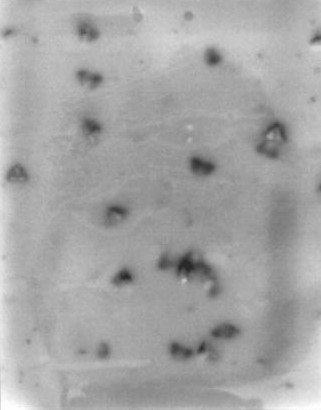
//> input picture MothCount/moth/IR_01920.jpg, 321 x 410 px
$ ./MothCount_Thermal ../moth/IR_01920.jpg   (built with g++ and OpenCV 4)
//> lines starting //> are read from the running program, lines starting //| are printed output that depends on the picture; after the words box and inside, x2 and y2 are one past the last pixel; in counts of white or black regions, pixels touching at a corner belong together
### MothCount/MothCount_Thermal/MothCount-Thermal-CutImage/CutPicture_Gray.hpp
#include <opencv2/highgui.hpp>
#include <list> //No matter
#include <cmath> //abs()

// A milestone! No Mount. Bullshxt added!

// [12 lines left out: function testImage, not called in this run]

void SingleCut_col(cv::Mat & ToBeCut,\
            cv::Mat & Destination,\
            int thresholdCol_mono=50)
{
    //testImage("shabby 0", ToBeCut);
    std::list<int>memcol;

    int col=ToBeCut.cols, row=ToBeCut.rows;

    for (int i_cols = 0 ; i_cols < col-5 ; i_cols+=4)
    {
        double avg_b=0, avg_g=0, avg_r=0;
        //double avg_b_next=0, avg_g_next=0, avg_r_next=0;
        for (int i_rows = 0 ; i_rows < row ; i_rows++)
        {
            avg_b += ToBeCut.at<uchar>(i_rows, i_cols);
            avg_b -= ToBeCut.at<uchar>(i_rows, i_cols+4);
        }

        avg_b = std::abs(avg_b / row);

        //std::cerr << avg_b << " " << avg_g << " " << avg_r << std::endl;
        if (avg_b >= thresholdCol_mono)
        {
            memcol.push_back(i_cols);
            //std::cerr << avg_b << "\t" << avg_g << "\t" << avg_r << "\tcolumn:" << i_cols << std::endl;
            //cv::line(ToBeCut, cv::Point(i_cols,0), cv::Point(i_cols,row), cvScalar(255,255,255), 5, cv::LINE_8, 0);
            //i_cols += 4;
        }
        else;
    }

//    testImage("shabby", ToBeCut);

    //See if 0 or "col"/"row" is included
    if (memcol.size()>=2)
    {
        if (memcol.front() == 0)
            memcol.pop_front();
        if (memcol.back() == col)
            memcol.pop_back();
    }

    //See if found two egdes

    cv::Rect m_select = cv::Rect(memcol.front(), 0, memcol.back()-memcol.front(), row);

    //testImage("shabby 0", ToBeCut);

    Destination = ToBeCut(m_select);

//    testImage("shabby", Destination);
//    std::cerr << std::endl;
}

void SingleCut_row(cv::Mat & ToBeCut,\
                   cv::Mat & Destination,\
                   int thresholdRow_mono=50)
{
    std::list<int>memrow;

    int col=ToBeCut.cols, row=ToBeCut.rows;

    for (int i_rows = 0 ; i_rows < row-5 ; i_rows+=4)
    {
        double avg_b=0;
        //double avg_b_next=0, avg_g_next=0, avg_r_next=0;
        for (int i_cols = 0 ; i_cols < col ; i_cols++)
        {
            avg_b += ToBeCut.at<uchar>(i_rows, i_cols);
            avg_b -= ToBeCut.at<uchar>(i_rows, i_cols+4);
        }

        avg_b = std::abs(avg_b / col);

        //std::cerr << avg_b << " " << avg_g << " " << avg_r << std::endl;
        if (avg_b >= thresholdRow_mono)
        {
            memrow.push_back(i_rows);
            //std::cerr << avg_b << "\t" << avg_g << "\t" << avg_r << "\trow:" << i_rows << std::endl;
            //cv::line(ToBeCut, cv::Point(i_rows,0), cv::Point(i_rows,row), cvScalar(255,255,255), 5, cv::LINE_8, 0);
        }
        else;
    }

    if (memrow.size()>=2)
    {
        if (memrow.front() == 0)
            memrow.pop_front();
        if (memrow.back() == row)
            memrow.pop_back();
    }

    if (memrow.empty())
    {
        memrow.push_back(0);
        memrow.push_back(row);
    }
    else if (memrow.size() == 1)
    {
        memrow.pop_back();
        memrow.push_back(0);
        memrow.push_back(row);
    }

    cv::Rect m_select = cv::Rect(0, memrow.front(), col, memrow.back()-memrow.front());
    Destination = ToBeCut(m_select);
}

void CutImage(const cv::Mat & Source,\
              cv::Mat & Destination)
{
    Destination = Source;
    //testImage("Shabby src", Source);
    // Define controlling variables
    bool colContinue = true, rowContinue = true;
    int CutCount_Row=0, CutCount_Col=0;
    // Basic metadata of the image
    int col = Destination.cols, row = Destination.rows;
    // Base Threshold definition
    int monRow=20, monCol=10;
    // Hold the result of last cutting
    // To recover when a ~~failed~~ cut occurs
    cv::Mat Lastime(Destination);
    // Do the cutting job
    // Stop when cut to 3/4 size

    // Cut ROWs
    while ((Destination.rows >= row * 3.0 / 4)\
           &&\
           (rowContinue)\
           &&\
           (CutCount_Row <= 200))
    {
        // Do a single cutting in rows
        // When no cutting is done, reduce the threshold

        SingleCut_row(Destination, Destination, monRow);
        if (Lastime.rows == Destination.rows)
        {
            monRow--;
        }
        else;
        //        testImage("rows", Destination);
        // To detect a bad cut


        if (Destination.rows <= row * 0.83)
        {
            Destination = Lastime;
            rowContinue = false;
            monRow = 255;
        }

        // Update Last time
        Lastime = Destination;
        CutCount_Row++;
    }

    // Column pre-conditioning
    cv::Rect m_select = cv::Rect(Destination.cols*0.20, 0, Destination.cols*0.60, Destination.rows);
    Destination = Destination(m_select);
    Lastime = Destination;
//    testImage("Shabby Middle", Destination);

    while (Destination.cols >= col * 0.5\
           &&\
           colContinue\
           &&\
           (CutCount_Col <= 70))
    {
        // Do a single cutting in rows
        // When no cutting is done, reduce the threshold
        SingleCut_col(Destination, Destination, monCol);
        if (Lastime.cols == Destination.cols)
        {
            monCol++;
        }
        else;

        // To Detect a bad cut
        if (Destination.cols <= col * 0.30)
        {
            Destination = Lastime;
            colContinue = false;
            monCol = 255;
        }

        // Update Last time
        Lastime = Destination;
        CutCount_Col++;
    }


    std::cerr << "CutTimes:" << CutCount_Row << " " << CutCount_Col << " ";
}

### MothCount/MothCount_Thermal/MothCount_Thermal.cpp
#include <opencv2/core.hpp>
#include <opencv2/imgcodecs.hpp>
#include <opencv2/imgproc.hpp>
#include <opencv2/highgui.hpp>
#include <iostream>
#include <list>
#include <queue>
#include <deque>

#include "MothCount-Thermal-CutImage/CutPicture_Gray.hpp"

using namespace cv;
using namespace std;

bool Counted[2001][2001] = { false };

int dist(Point & p, Point & q)
{
	return sqrt((p.x - q.x)*(p.x - q.x) + (p.y - q.y)*(p.y - q.y));
}

class Block
{
public:
	Block();
	void add(Point p);
	long area() const;
	Point getCog();
	int getR();
	int getAPR2();
	void erase(Mat & mat);

	deque<Point> pixels;
	bool white;
	Point cog;
	int r;
};

Block::Block()
{
	r = 0;
	cog = Point(-1, -1);
}

void Block::add(Point p)
{
	pixels.push_back(p);
}

long Block::area() const
{
	return pixels.size();
}

Point Block::getCog()
{
	if (cog != Point(-1, -1)) return cog;
	int xSum = 0, ySum = 0;
	for (Point & p : pixels)
		xSum += p.x, ySum += p.y;
	cog.x = xSum / area(), cog.y = ySum / area();
	return cog;
}

int Block::getR()
{
	if (r) return r;
	getCog();
	for (Point & p : pixels)
		r = max(r, dist(p, cog));
	return r;
}

int Block::getAPR2()
{
	return 100 * area() / max(1, getR()) / max(1, getR());
	// Single moth APR2 falls between 100 and 200
}

void Block::erase(Mat & mat)
{
	for (Point & p : pixels)
		mat.at<uchar>(p.y, p.x) = white ? 0 : 255;
	return;
}

bool operator<(const Block & a, const Block & b)
{
	return a.area() < b.area();
}

//string Filenames[8] = { "IR_01920.jpg", "IR_01921.jpg", "IR_01922.jpg", "IR_01926.jpg", "IR_01931.jpg", "IR_01938.jpg", "IR_01941.jpg", "IR_01944.jpg" };

int main(int argc, char ** argv)
{
	string filename;
	if (argc > 1) filename = argv[1];
	else
	{
		cout << "Enter the path of the image to be tested: ";
		getline(cin, filename);
	}
	Mat image;
	image = imread(filename, IMREAD_GRAYSCALE); // Read the file
//> image is the input picture: 410 rows x 321 cols, CV_8UC1; min 38, max 255, mean 165.1
	if (image.empty()) // Check for invalid input
	{
		//cout << "Could not open or find the image" << std::endl;
		//cin.get();
		//cin.get();
		return -2;
	}

	//testImage("Source", image);

	// Compress
	while (image.cols >= 2000)
	{
		pyrDown(image, image, Size(image.cols / 2, image.rows / 2));
	}

	CutImage(image, image);
//> after the loop in CutImage, `while ((Destination.rows >= row * 3.0 / 4)\`:
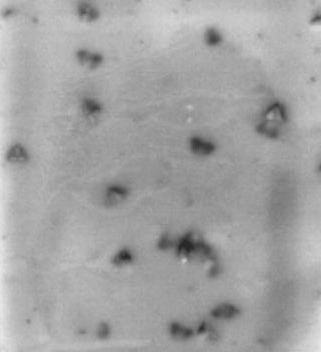
//> Destination: 352 rows x 321 cols, CV_8UC1; min 38, max 232, mean 163.2
//> after the loop in CutImage, `while ((Destination.rows >= row * 3.0 / 4)\`: monRow = 255; rowContinue = false; CutCount_Row = 26
//> in CutImage, `Destination = Destination(m_select);`:
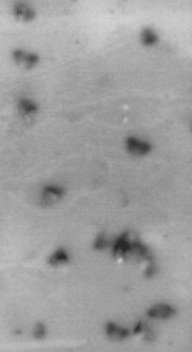
//> Destination: 352 rows x 192 cols, CV_8UC1; min 38, max 213, mean 158.5
//> after the loop in CutImage, `while (Destination.cols >= col * 0.5\`: monCol = 255; colContinue = false; CutCount_Col = 1
	//testImage("cut", image);

	// If oriented potrait, then transpose it landscape
	if (image.cols < image.rows)
	{
		transpose(image, image);
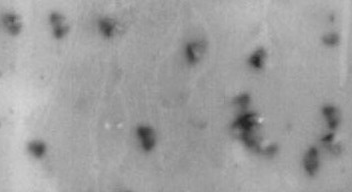
//> image: 192 rows x 352 cols, CV_8UC1; min 38, max 213, mean 158.5
		flip(image, image, 1);
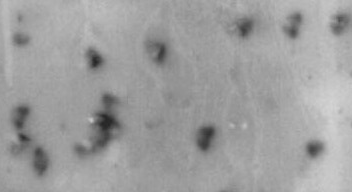
//> image: 192 rows x 352 cols, CV_8UC1; min 38, max 213, mean 158.5
	}

	// Calculate basic params
	int col = image.cols, row = image.rows;
//> col = 352; row = 192
	int areaSum = col * row;
//> areaSum = 67584
	auto get = [&image](int x, int y) {return image.at<uchar>(y, x); };

	// [19 lines of commented-out code are left out]
	adaptiveThreshold(image, image, 255, ADAPTIVE_THRESH_GAUSSIAN_C, THRESH_BINARY, 55, 16);
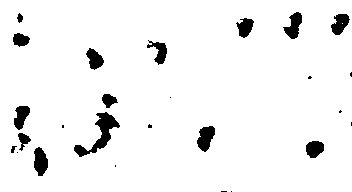
//> image: 192 rows x 352 cols, CV_8UC1; 94.8% white; 26 black regions (11 under 20 px), largest, box (x1, y1, x2, y2) and area: (74, 112, 120, 157) 626, (197, 126, 215, 152) 311, (34, 147, 48, 176) 299

	//testImage("Thresholded", image);

	// BFS algorithm
	auto bfs = [get, col, row](int x, int y)
	{
		if (Counted[x][y])
			return Block();
		Block block;
		block.white = (get(x, y) == 255 ? true : false);
		queue<Point> q;
		q.emplace(x, y);
		while (!q.empty())
		{
			Point p = q.front();
			q.pop();
			if (Counted[p.x][p.y]) continue;
			Counted[p.x][p.y] = true;
			block.add(p);
			if (p.x - 1 >= 0) if (get(p.x - 1, p.y) == get(x, y)) q.emplace(p.x - 1, p.y);
			if (p.x + 1 < col) if (get(p.x + 1, p.y) == get(x, y)) q.emplace(p.x + 1, p.y);
			if (p.y - 1 >= 0) if (get(p.x, p.y - 1) == get(x, y)) q.emplace(p.x, p.y - 1);
			if (p.y + 1 < row) if (get(p.x, p.y + 1) == get(x, y)) q.emplace(p.x, p.y + 1);
		}
		return block;
	};

	// Block search lambda
	list<Block> block_list;
	auto blockSearch = [&block_list, bfs, &col, &row]()
	{
		block_list.clear();
		memset(Counted, 0, sizeof(Counted));
		for (int i = 0; i < col; i++) for (int j = 0; j < row; j++)
		{
			Block block = bfs(i, j);
			if (block.area() != 0)
				block_list.emplace_back(block);
		}
	};
//> block_list = 0 items

	// [7 lines of commented-out code are left out]
	Mat element = getStructuringElement(MORPH_RECT, Size(3, 3), Point(1, 1));
	dilate(image, image, element);
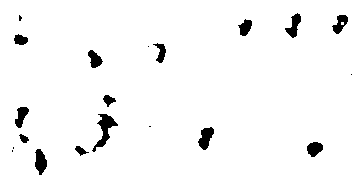
//> image: 192 rows x 352 cols, CV_8UC1; 96.7% white; 20 black regions (6 under 20 px), largest, box (x1, y1, x2, y2) and area: (92, 114, 118, 152) 338, (198, 127, 214, 150) 223, (35, 149, 47, 175) 215

	//testImage("Dilated", image);

	//GetCountour(_image);

	// Block search 1
	blockSearch();
//> in add, `pixels.push_back(p);`: pixels = 1 item

	// Erase all tiny blocks and small long black blocks
	for (Block & block : block_list)
	{
		if ((block.area() <= 50)
			|| (block.area() <= 7000 && block.getAPR2() <= 50 && !block.white))
		{
			block.erase(image);
		}
	}
//> this loop made 22 passes

	// [9 lines of commented-out code are left out]
	blockSearch();

	// Erase all tiny blocks and small white blocks
	for (Block & block : block_list)
	{
		if ((block.area() <= 50)
			|| (block.area() <= 7000 && block.white))
		{
			block.erase(image);
		}
	}
//> this loop made 15 passes

	//testImage("Erased", image);

	// Block search 3
	blockSearch();

	// Print block info
	//block_list.sort();
	//for (Block & block : block_list)
	//	cout << (block.white ? "white" : "black") << "\tarea: " << block.area() << "\tCoG: " << block.getCog().x << ' ' << block.getCog().y << "\tradius: " << block.getR() << "\tAPR2: " << block.getAPR2() << '\n';

	//See if the board exists
	long maximumWhite = 0;
	for (Block & block : block_list)
	{
		if (maximumWhite < block.area() && block.white)
			maximumWhite = block.area();
	}
//> this loop made 15 passes
//> maximumWhite on pass 1: 65338
//> after the loop, maximumWhite = 65338
	if (maximumWhite < 50000) return -1;

	// [19 lines of commented-out code are left out]
	int mothArea = 0, approxMothCount = 0;
	for (Block & block : block_list)
		if (!block.white && block.area() < 7000) mothArea += block.area(), approxMothCount++;
//> this loop made 15 passes
//> mothArea on passes 2 to 13: 111, 281, 335, 550, 616, 778, 1116, 1202, 1332, 1555, 1705, 1898
//> after the loop, mothArea = 2246; approxMothCount = 14
	int singleMothArea = mothArea / approxMothCount;
//> singleMothArea = 160

	//cout << "board area: " << boardArea << '\n';
	//cout << "single moth area: " << singleMothArea << '\n';
	//cout << "total moth area: " << mothArea << '\n';

	int mothCount = 0;
	for (Block & block : block_list)
		if (!block.white && block.area() >= singleMothArea / 2) mothCount++;
//> after the loop, mothCount = 12

	cout << mothCount << " moth(s) counted. ";
//| 12 moth(s) counted.

	cin.get();
	cin.get();

	//testImage("Result", image); // Show our image inside it.

	return mothCount;

}

$ run again, with MothCount/moth/IR_01922.jpg copied over MothCount/moth/IR_01920.jpg
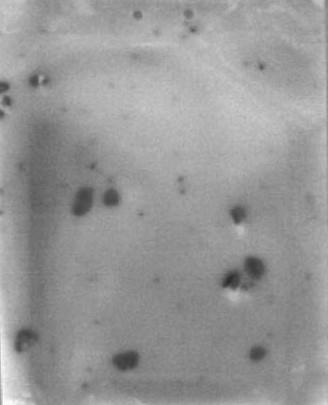
//> input picture MothCount/moth/IR_01922.jpg, 328 x 405 px
//> image is the input picture: 405 rows x 328 cols, CV_8UC1; min 39, max 254, mean 151.1
//> after the loop in CutImage, `while ((Destination.rows >= row * 3.0 / 4)\`:
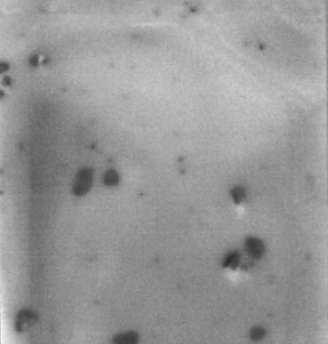
//> Destination: 344 rows x 328 cols, CV_8UC1; min 39, max 244, mean 151.4
//> after the loop in CutImage, `while ((Destination.rows >= row * 3.0 / 4)\`: monRow = 255; rowContinue = false; CutCount_Row = 26
//> after the loop in CutImage, `while (Destination.cols >= col * 0.5\`: monCol = 255; colContinue = false; CutCount_Col = 1
//> block_list = 0 items
//> pixels = 1 item
//> the loop `for (Block & block : block_list)` made 23 passes
//> after the loop `for (Block & block : block_list)`:
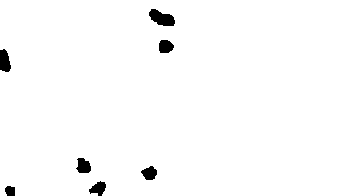
//> image: 196 rows x 344 cols, CV_8UC1; 98.2% white; 7 black regions, largest, box (x1, y1, x2, y2) and area: (149, 9, 175, 26) 288, (0, 49, 11, 72) 197, (76, 158, 91, 173) 170
//> the loop `for (Block & block : block_list)` made 8 passes
//> the loop `for (Block & block : block_list)` made 8 passes
//> maximumWhite on pass 1: 66211
//> after the loop `for (Block & block : block_list)`: maximumWhite = 66211
//> the loop `for (Block & block : block_list)` made 8 passes
//> mothArea on passes 2 to 8: 197, 284, 454, 610, 765, 1053, 1213
//> after the loop `for (Block & block : block_list)`: mothArea = 1213; approxMothCount = 7
//> singleMothArea = 173
//> after the loop `for (Block & block : block_list)`: mothCount = 7
//| 7 moth(s) counted.

$ run again, with MothCount/moth/IR_01926.jpg copied over MothCount/moth/IR_01920.jpg
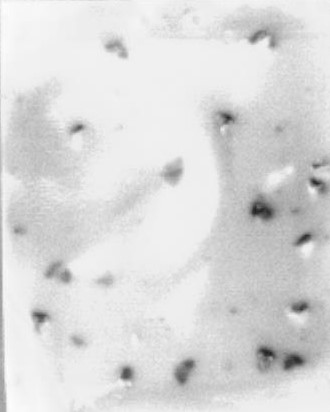
//> input picture MothCount/moth/IR_01926.jpg, 330 x 412 px
//> image is the input picture: 412 rows x 330 cols, CV_8UC1; min 32, max 254, mean 218.7
//> after the loop in CutImage, `while ((Destination.rows >= row * 3.0 / 4)\`:
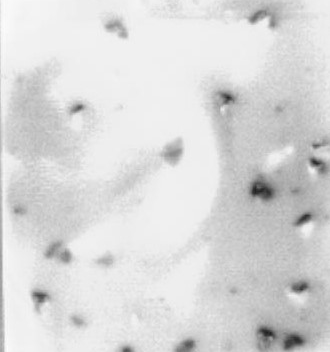
//> Destination: 352 rows x 330 cols, CV_8UC1; min 32, max 254, mean 217.4
//> after the loop in CutImage, `while ((Destination.rows >= row * 3.0 / 4)\`: monRow = 255; rowContinue = false; CutCount_Row = 26
//> after the loop in CutImage, `while (Destination.cols >= col * 0.5\`: monCol = 255; colContinue = false; CutCount_Col = 1
//> block_list = 0 items
//> pixels = 1 item
//> the loop `for (Block & block : block_list)` made 16 passes
//> after the loop `for (Block & block : block_list)`:
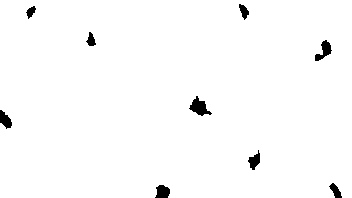
//> image: 198 rows x 352 cols, CV_8UC1; 98.3% white; 9 black regions, largest, box (x1, y1, x2, y2) and area: (189, 96, 212, 116) 224, (315, 40, 332, 61) 168, (155, 185, 170, 198) 152
//> the loop `for (Block & block : block_list)` made 10 passes
//> the loop `for (Block & block : block_list)` made 10 passes
//> maximumWhite on pass 1: 68541
//> after the loop `for (Block & block : block_list)`: maximumWhite = 68541
//> the loop `for (Block & block : block_list)` made 10 passes
//> mothArea on passes 2 to 9: 139, 209, 291, 443, 667, 756, 886, 1054
//> after the loop `for (Block & block : block_list)`: mothArea = 1155; approxMothCount = 9
//> singleMothArea = 128
//> after the loop `for (Block & block : block_list)`: mothCount = 9
//| 9 moth(s) counted.

$ run again, with MothCount/moth/IR_01931.jpg copied over MothCount/moth/IR_01920.jpg
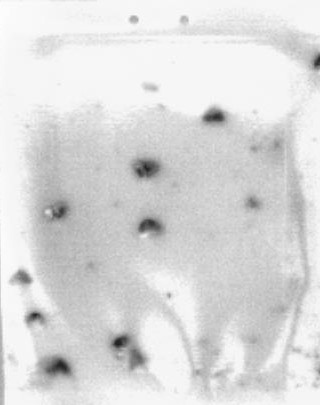
//> input picture MothCount/moth/IR_01931.jpg, 320 x 405 px
//> image is the input picture: 405 rows x 320 cols, CV_8UC1; min 29, max 255, mean 218.9
//> after the loop in CutImage, `while ((Destination.rows >= row * 3.0 / 4)\`:
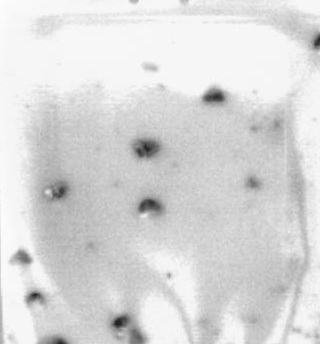
//> Destination: 344 rows x 320 cols, CV_8UC1; min 29, max 255, mean 217
//> after the loop in CutImage, `while ((Destination.rows >= row * 3.0 / 4)\`: monRow = 255; rowContinue = false; CutCount_Row = 26
//> after the loop in CutImage, `while (Destination.cols >= col * 0.5\`: monCol = 255; colContinue = false; CutCount_Col = 1
//> block_list = 0 items
//> pixels = 1 item
//> the loop `for (Block & block : block_list)` made 33 passes
//> after the loop `for (Block & block : block_list)`:
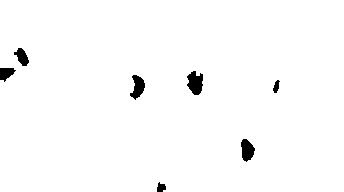
//> image: 192 rows x 344 cols, CV_8UC1; 98.3% white; 7 black regions, largest, box (x1, y1, x2, y2) and area: (187, 71, 203, 95) 276, (241, 139, 255, 162) 223, (130, 75, 145, 100) 221
//> the loop `for (Block & block : block_list)` made 8 passes
//> the loop `for (Block & block : block_list)` made 8 passes
//> maximumWhite on pass 1: 64907
//> after the loop `for (Block & block : block_list)`: maximumWhite = 64907
//> the loop `for (Block & block : block_list)` made 8 passes
//> mothArea on passes 2 to 8: 146, 302, 523, 587, 863, 1086, 1141
//> after the loop `for (Block & block : block_list)`: mothArea = 1141; approxMothCount = 7
//> singleMothArea = 163
//> after the loop `for (Block & block : block_list)`: mothCount = 5
//| 5 moth(s) counted.
